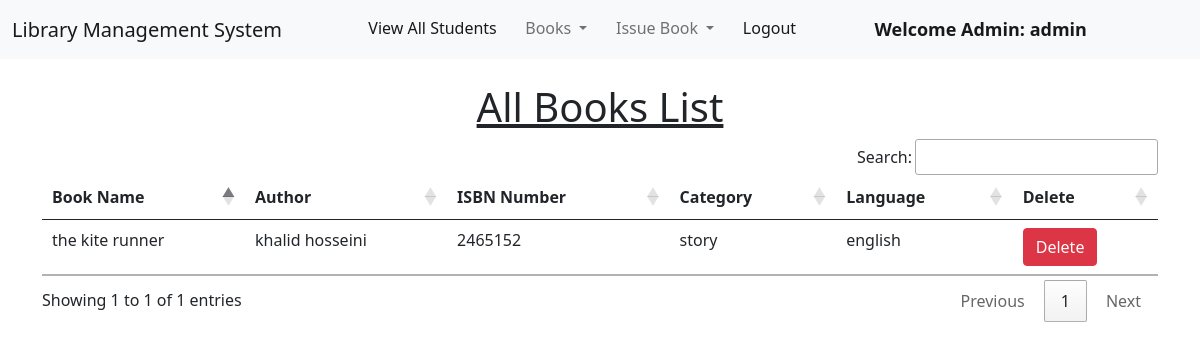
The page /view_book/6/ (signed in) on the database its author committed.
### library/models.py (models this page shows, shortened)
class Book(models.Model):
    title = models.CharField(max_length=200)
    author = models.CharField(max_length=200)
    isbn = models.PositiveIntegerField()
    genre = models.CharField(max_length=50)
    language = models.CharField(max_length=50)

### library/views.py (the view)
# urls.py: path("view_book/<int:pk>/", views.BookDetail.as_view(), name="view_book"),
class BookDetail(LoginRequiredMixin,DetailView):
    model=Book
    fields='__all__'
    template_name = 'view_book.html'

### library/templates/view_book.html (shortened to what this page needs)
{% extends 'admin_navbar.html' %}
{% load static %}
{% block body %}
<div class="container mt-4">
    <h1 class="text-center"><u>All Books List</u></h1>
    <table class="table table-hover" id="example">
        <thead>
            <tr>
                <th>Book Name</th>
                <th>Author</th>
                <th>ISBN Number</th>
                <th>Category</th>
                <th>Language</th>
                <th>Delete</th>
            </tr>
        </thead>
        <tbody>
            <tr>
                <td>{{book.title}}</td>
                <td>{{book.author}}</td>
                <td>{{book.isbn}}</td>
                <td>{{book.genre}}</td>
                <td>{{book.language}}</td>
                <td><a href="/delete_book/{{book.id}}/" class="btn btn-danger" onclick="return confirm('Are you sure you want to delete this book?')">Delete</a></td>
            </tr>
        </tbody>
    </table>
    </div>
{% endblock %}

### library/templates/admin_navbar.html (shortened to what this page needs)
<!doctype html>
<html lang="en">
  <head>
    <link href="https://cdn.jsdelivr.net/npm/bootstrap@5.1.0/dist/css/bootstrap.min.css" rel="stylesheet">
    <link rel="stylesheet" href="https://cdn.datatables.net/1.10.25/css/jquery.dataTables.min.css">
    <link rel="stylesheet" href="https://cdn.datatables.net/buttons/1.7.1/css/buttons.dataTables.min.css">
  </head>
  <body>
    <nav class="navbar navbar-expand-lg navbar-light bg-light">
        <div class="container-fluid">
          <a class="navbar-brand" href="/view_books/">Library Management System</a>
          <div class="collapse navbar-collapse" id="navbarSupportedContent">
            <ul class="navbar-nav me-auto mb-2 mb-lg-0">
              <li class="nav-item">
                <a class="nav-link active" aria-current="page" href="/view_students/">View All Students</a>
              </li>
              <li class="nav-item dropdown">
                <a class="nav-link dropdown-toggle" href="#" id="navbarDropdown" role="button" data-bs-toggle="dropdown" aria-expanded="false">
                  Books
                </a>
              </li>
              <li class="nav-item dropdown">
                <a class="nav-link dropdown-toggle" href="#" id="navbarDropdown" role="button" data-bs-toggle="dropdown" aria-expanded="false">
                  Issue Book
                </a>
              </li>
              <li class="nav-item">
                <a class="nav-link active" aria-current="page" href="/logout/">Logout</a>
              </li>
              <li class="nav-item">
                <a style="font-weight:600; font-family:'Segoe UI', Tahoma, Geneva, Verdana, sans-serif; font-size: large;" class="nav-link active" href="#">Welcome Admin: {{request.user}}</a>
              </li>
            </ul>
          </div>
        </div>
      </nav>
      {% block body %}
      {% endblock %}
  </body>
</html>

### rows shown on the page
Book: title "the kite runner", author "khalid hosseini", isbn "2465152", genre "story", language "english"

### other values the page prints
{{ request.user }} "admin"
